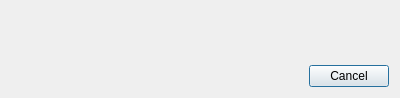
<?xml version="1.0" encoding="UTF-8"?>
<ui version="4.0">
 <class>lcQUpdateDialog</class>
 <widget class="QDialog" name="lcQUpdateDialog">
  <property name="geometry">
   <rect>
    <x>0</x>
    <y>0</y>
    <width>400</width>
    <height>98</height>
   </rect>
  </property>
  <property name="windowTitle">
   <string>3DViewer Updates</string>
  </property>
  <layout class="QVBoxLayout" name="verticalLayout">
   <item>
    <widget class="QLabel" name="status">
     <property name="text">
      <string/>
     </property>
     <property name="textFormat">
      <enum>Qt::RichText</enum>
     </property>
     <property name="openExternalLinks">
      <bool>true</bool>
     </property>
    </widget>
   </item>
   <item>
    <widget class="QDialogButtonBox" name="buttonBox">
     <property name="orientation">
      <enum>Qt::Horizontal</enum>
     </property>
     <property name="standardButtons">
      <set>QDialogButtonBox::Cancel</set>
     </property>
    </widget>
   </item>
  </layout>
 </widget>
 <resources/>
 <connections>
  <connection>
   <sender>buttonBox</sender>
   <signal>accepted()</signal>
   <receiver>lcQUpdateDialog</receiver>
   <slot>accept()</slot>
   <hints>
    <hint type="sourcelabel">
     <x>248</x>
     <y>254</y>
    </hint>
    <hint type="destinationlabel">
     <x>157</x>
     <y>274</y>
    </hint>
   </hints>
  </connection>
  <connection>
   <sender>buttonBox</sender>
   <signal>rejected()</signal>
   <receiver>lcQUpdateDialog</receiver>
   <slot>reject()</slot>
   <hints>
    <hint type="sourcelabel">
     <x>316</x>
     <y>260</y>
    </hint>
    <hint type="destinationlabel">
     <x>286</x>
     <y>274</y>
    </hint>
   </hints>
  </connection>
 </connections>
</ui>
